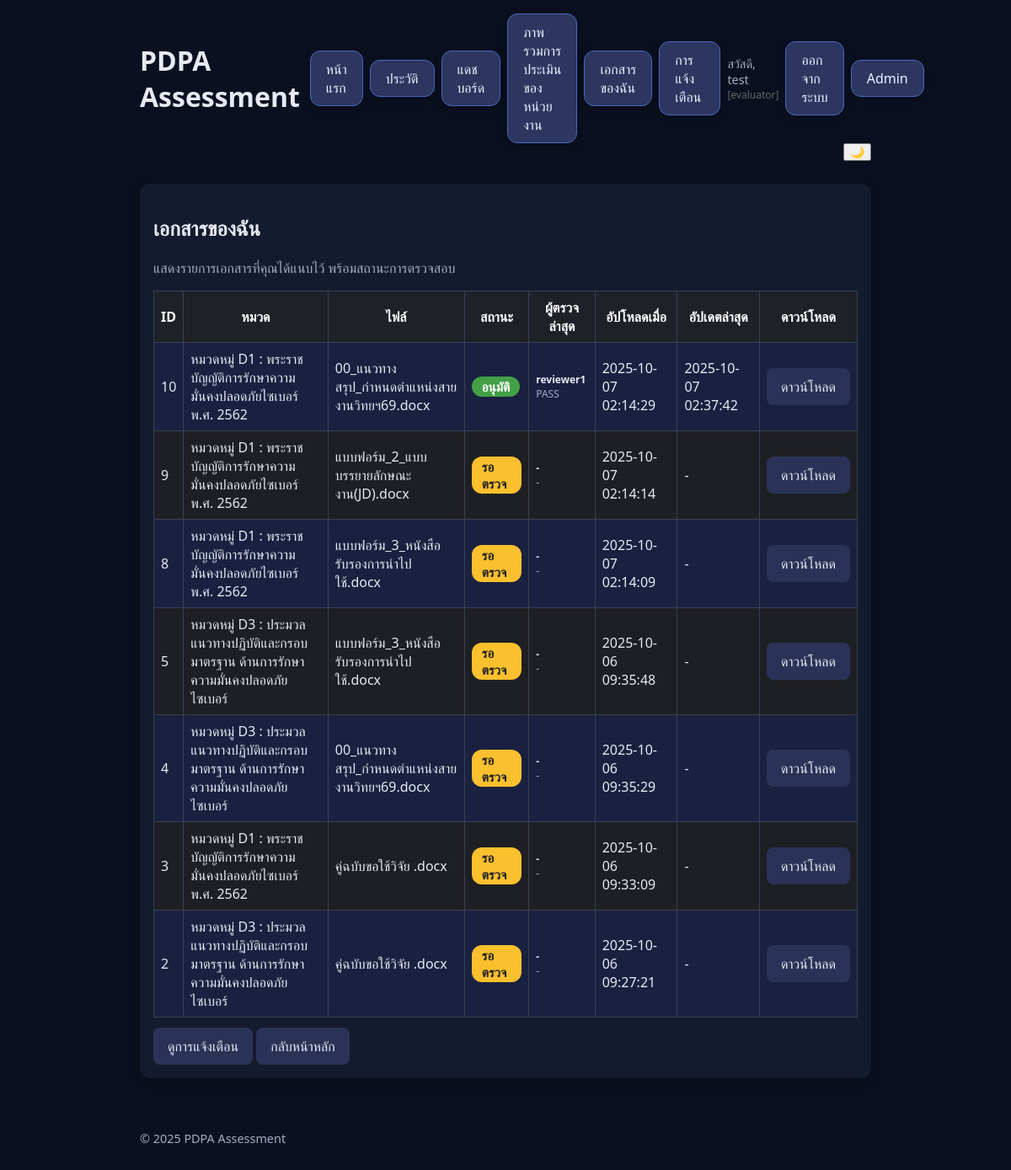
The app's page /?a=my_documents (signed in) with its own data.
### tables this page shows
CREATE TABLE `documents` (
  `id` int NOT NULL AUTO_INCREMENT,
  `assessment_id` int NOT NULL,
  `category_id` int NOT NULL,
  `question_id` int DEFAULT NULL,
  `original_name` varchar(255) DEFAULT NULL,
  `stored_name` varchar(255) DEFAULT NULL,
  `mime` varchar(255) DEFAULT NULL,
  `size` int DEFAULT NULL,
  `uploaded_at` datetime DEFAULT CURRENT_TIMESTAMP,
  `reviewed_by` int DEFAULT NULL,
  `reviewed_at` datetime DEFAULT NULL,
  `status` enum('PENDING','PASS','FAIL') DEFAULT 'PENDING',
  `notes` text,
  `reviewers` text,
  `current_reviewer_idx` int DEFAULT '0',
  PRIMARY KEY (`id`),
  KEY `assessment_id` (`assessment_id`),
  KEY `category_id` (`category_id`),
  CONSTRAINT `documents_ibfk_1` FOREIGN KEY (`assessment_id`) REFERENCES `assessments` (`id`) ON DELETE CASCADE,
  CONSTRAINT `documents_ibfk_2` FOREIGN KEY (`category_id`) REFERENCES `categories` (`id`) ON DELETE CASCADE
);

CREATE TABLE `categories` (
  `id` int NOT NULL AUTO_INCREMENT,
  `code` varchar(32) NOT NULL,
  `name` varchar(255) NOT NULL,
  `description` text,
  `weight` int DEFAULT '1',
  PRIMARY KEY (`id`),
  UNIQUE KEY `code` (`code`)
);

CREATE TABLE `users` (
  `id` int NOT NULL AUTO_INCREMENT,
  `username` varchar(100) NOT NULL,
  `email` varchar(255) NOT NULL,
  `password_hash` varchar(255) NOT NULL,
  `role` enum('evaluator','reviewer','admin') NOT NULL DEFAULT 'evaluator',
  `allowed_pages` text,
  `created_at` timestamp NULL DEFAULT CURRENT_TIMESTAMP,
  PRIMARY KEY (`id`),
  UNIQUE KEY `username` (`username`),
  UNIQUE KEY `email` (`email`)
);

CREATE TABLE `document_review_steps` (
  `id` int NOT NULL AUTO_INCREMENT,
  `document_id` int NOT NULL,
  `reviewer_id` int DEFAULT NULL,
  `action` enum('PENDING','PASS','FAIL','COMMENT') NOT NULL,
  `notes` text,
  `created_at` datetime NOT NULL DEFAULT CURRENT_TIMESTAMP,
  PRIMARY KEY (`id`),
  KEY `document_id` (`document_id`),
  CONSTRAINT `document_review_steps_ibfk_1` FOREIGN KEY (`document_id`) REFERENCES `documents` (`id`) ON DELETE CASCADE
);

### db.php (called while the page is built, shortened)
<?php
function db(): PDO {
    static $pdo = null;
    if ($pdo) return $pdo;
    $cfg = require __DIR__ . '/config.php';
    $dsn = "mysql:host={$cfg['db_host']};dbname={$cfg['db_name']};charset={$cfg['db_charset']}";
    $opt = [
        PDO::ATTR_ERRMODE => PDO::ERRMODE_EXCEPTION,
        PDO::ATTR_DEFAULT_FETCH_MODE => PDO::FETCH_ASSOC,
        PDO::ATTR_EMULATE_PREPARES => false,
    ];
    $attempts = 0; $lastErr = null;
    while ($attempts < 10) {
        try {
            $pdo = new PDO($dsn, $cfg['db_user'], $cfg['db_pass'], $opt);
            break;
        } catch (Throwable $e) {
            $lastErr = $e; $attempts++;
            usleep(300000);
        }
    }
    return $pdo;
}

### views/my_documents.php (the view, shortened to what this page needs)
<?php include __DIR__.'/header.php'; ?>
<section class="card">
  <h2>เอกสารของฉัน</h2>
  <p class="muted">แสดงรายการเอกสารที่คุณได้แนบไว้ พร้อมสถานะการตรวจสอบ</p>
  <?php if (empty($docs)): ?>
    <div class="muted">ยังไม่มีเอกสาร</div>
  <?php else: ?>
    <table class="table">
      <thead>
        <tr>
          <th>ID</th>
          <th>หมวด</th>
          <th>ไฟล์</th>
          <th>สถานะ</th>
          <th>ผู้ตรวจล่าสุด</th>
          <th>อัปโหลดเมื่อ</th>
          <th>อัปเดตล่าสุด</th>
          <th>ดาวน์โหลด</th>
        </tr>
      </thead>
      <tbody>
        <?php foreach ($docs as $d): ?>
          <?php
            $lastReviewer = '-';
            $lastAction = '-';
            try {
              $lastStmt = db()->prepare("SELECT drs.*, u.username FROM document_review_steps drs LEFT JOIN users u ON drs.reviewer_id = u.id WHERE drs.document_id = ? ORDER BY drs.id DESC LIMIT 1");
              $lastStmt->execute([(int)$d['id']]);
              $lastStep = $lastStmt->fetch();
              if ($lastStep) {
                $lastReviewer = $lastStep['username'] ?? ('User #'.$lastStep['reviewer_id']);
                $lastAction = $lastStep['action'];
              }
            } catch (Throwable $e) {}
            $statusText = $d['status'];
            $statusClass = '';
            switch($d['status']) {
              case 'PENDING': $statusText = 'รอตรวจ'; $statusClass = 'badge-pending'; break;
              case 'PASS': $statusText = 'อนุมัติ'; $statusClass = 'badge-pass'; break;
            }
          ?>
          <tr>
            <td><?= (int)$d['id'] ?></td>
            <td><?= htmlspecialchars($d['category_name']) ?></td>
            <td><?= htmlspecialchars($d['original_name']) ?></td>
            <td><span class="badge-status <?= $statusClass ?>"><?= htmlspecialchars($statusText) ?></span></td>
            <td>
              <div style="font-size:12px;">
                <strong><?= htmlspecialchars($lastReviewer) ?></strong>
                <div class="muted"><?= htmlspecialchars($lastAction) ?></div>
              </div>
            </td>
            <td><?= htmlspecialchars($d['uploaded_at']) ?></td>
            <td><?= htmlspecialchars($d['reviewed_at'] ?? '-') ?></td>
            <td><a class="btn" href="?a=download_doc&id=<?= (int)$d['id'] ?>">ดาวน์โหลด</a></td>
          </tr>
        <?php endforeach; ?>
      </tbody>
    </table>
  <?php endif; ?>
  <div style="margin-top:12px">
    <a class="btn" href="?a=notifications">ดูการแจ้งเตือน</a>
    <a class="btn" href="?">กลับหน้าหลัก</a>
  </div>
</section>
<?php include __DIR__.'/footer.php'; ?>

### assets/style.css (style rules this page uses)
:root { --bg:#0b1020;--fg:#e7eaf3;--muted:#a4acc3;--card:#151b2e;--primary:#4f7cff;--accent:#2dd4bf;--danger:#ef4444 }
* { box-sizing:border-box }
html,body { margin:0;padding:0;font-family:system-ui,-apple-system,Segoe UI,Roboto,Ubuntu,Cantarell,Noto Sans,sans-serif;background:var(--bg);color:var(--fg) }
.card { background:var(--card);padding:16px;border-radius:12px;box-shadow:0 4px 16px rgba(0,0,0,.2);margin:16px 0 }
.btn { display:inline-block;padding:10px 16px;border-radius:8px;border:1px solid transparent;background:#2a3357;color:var(--fg);text-decoration:none }
.muted { color:var(--muted) }

### views/header.php (style rules this page uses)
.table { border-collapse: collapse; width: 100%; }
.table th, .table td { border: 1px solid #374151; padding: 8px; }
.table th { background: #222b; color: #fff; }
.table tr { background: #1a2140; }
.table tr:nth-child(even) { background: #222b; }

### views/my_documents.php (style rules this page uses)
.badge-status { display:inline-block; padding:2px 12px; border-radius:12px; font-size:0.95em; font-weight:bold; color:#fff; }
.badge-pass { background:#43a047; }
.badge-pending { background:#fbc02d; color:#222; }

### records on screen
documents: id "10", category.name "หมวดหมู่ D1 : พระราชบัญญัติการรักษาความมั่นคงปลอดภัยไซเบอร์ พ.ศ. 2562", original_name "00_แนวทางสรุป_กำหนดตำแหน่งสายงานวิทยฯ69.docx", status "อนุมัติ", users.username "reviewer1", document_review_steps.action "PASS", uploaded_at "2025-10-07 02:14:29", reviewed_at "2025-10-07 02:37:42"
documents: id "9", category.name "หมวดหมู่ D1 : พระราชบัญญัติการรักษาความมั่นคงปลอดภัยไซเบอร์ พ.ศ. 2562", original_name "แบบฟอร์ม_2_แบบบรรยายลักษณะงาน(JD).docx", status "รอตรวจ", lastReviewer "-", lastAction "-", uploaded_at "2025-10-07 02:14:14", reviewed_at "-"
documents: id "8", category.name "หมวดหมู่ D1 : พระราชบัญญัติการรักษาความมั่นคงปลอดภัยไซเบอร์ พ.ศ. 2562", original_name "แบบฟอร์ม_3_หนังสือรับรองการนำไปใช้.docx", status "รอตรวจ", lastReviewer "-", lastAction "-", uploaded_at "2025-10-07 02:14:09", reviewed_at "-"
documents: id "5", category.name "หมวดหมู่ D3 : ประมวลแนวทางปฏิบัติและกรอบมาตรฐาน ด้านการรักษาความมั่นคงปลอดภัยไซเบอร์", original_name "แบบฟอร์ม_3_หนังสือรับรองการนำไปใช้.docx", status "รอตรวจ", lastReviewer "-", lastAction "-", uploaded_at "2025-10-06 09:35:48", reviewed_at "-"
documents: id "4", category.name "หมวดหมู่ D3 : ประมวลแนวทางปฏิบัติและกรอบมาตรฐาน ด้านการรักษาความมั่นคงปลอดภัยไซเบอร์", original_name "00_แนวทางสรุป_กำหนดตำแหน่งสายงานวิทยฯ69.docx", status "รอตรวจ", lastReviewer "-", lastAction "-", uploaded_at "2025-10-06 09:35:29", reviewed_at "-"
documents: id "3", category.name "หมวดหมู่ D1 : พระราชบัญญัติการรักษาความมั่นคงปลอดภัยไซเบอร์ พ.ศ. 2562", original_name "คู่ฉบับขอใช้วิจัย .docx", status "รอตรวจ", lastReviewer "-", lastAction "-", uploaded_at "2025-10-06 09:33:09", reviewed_at "-"
documents: id "2", category.name "หมวดหมู่ D3 : ประมวลแนวทางปฏิบัติและกรอบมาตรฐาน ด้านการรักษาความมั่นคงปลอดภัยไซเบอร์", original_name "คู่ฉบับขอใช้วิจัย .docx", status "รอตรวจ", lastReviewer "-", lastAction "-", uploaded_at "2025-10-06 09:27:21", reviewed_at "-"

### other values on screen
$cfg['app_name'] "PDPA Assessment"
$navUser['username'] "test"
$navUser['role'] "evaluator"
